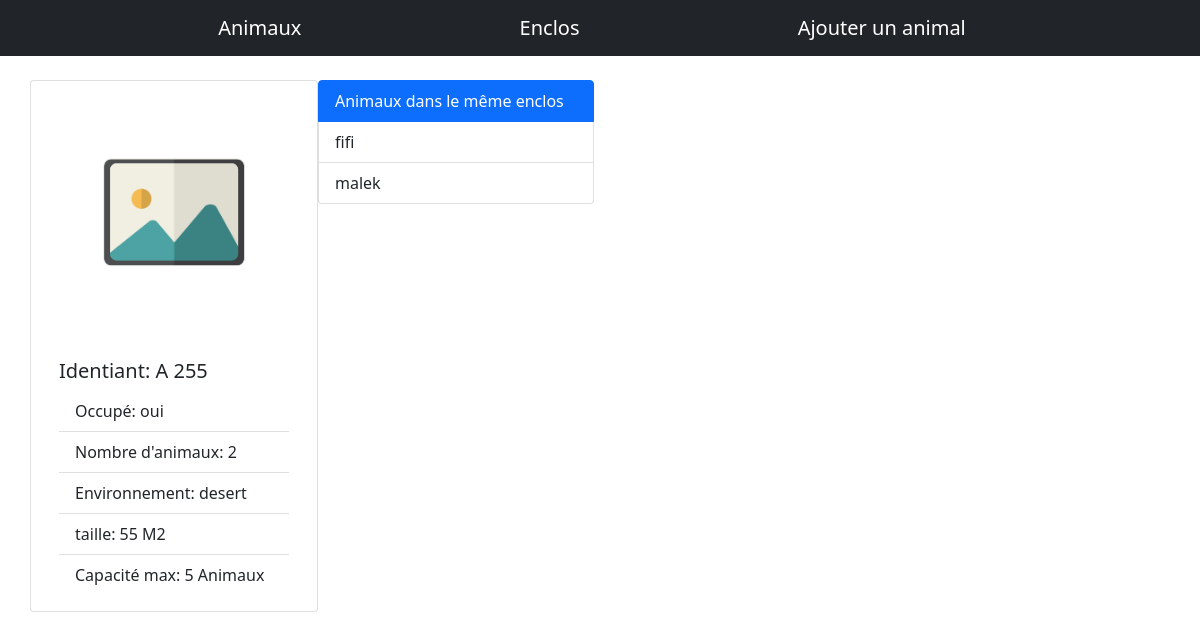
Screenshot of /enclo?id=1 with the database file from the repository.
### tables this page shows
CREATE TABLE IF NOT EXISTS `enclos` (
  `idEnclos` int(50) NOT NULL AUTO_INCREMENT,
  `nameEnclos` varchar(11) NOT NULL,
  `taille` int(11) NOT NULL,
  `vide` bit(1) NOT NULL,
  `capaciteMax` int(11) NOT NULL,
  `idZoo` varchar(50) NOT NULL,
  `IdEnvironnement` varchar(50) NOT NULL,
  PRIMARY KEY (`idEnclos`),
  KEY `idZoo` (`idZoo`),
  KEY `IdEnvironnement` (`IdEnvironnement`)
);

CREATE TABLE IF NOT EXISTS `environnement` (
  `IdEnvironnement` int(50) NOT NULL AUTO_INCREMENT,
  `name` varchar(50) NOT NULL,
  PRIMARY KEY (`IdEnvironnement`)
);

CREATE TABLE IF NOT EXISTS `animal` (
  `idAnimal` int(50) NOT NULL AUTO_INCREMENT,
  `name` varchar(50) DEFAULT NULL,
  `dateN` date DEFAULT NULL,
  `dateE` date DEFAULT NULL,
  `sexe` varchar(50) DEFAULT NULL,
  `parentM` varchar(50) DEFAULT NULL,
  `parentF` varchar(50) DEFAULT NULL,
  `photo` varchar(50) DEFAULT NULL,
  `traitement` varchar(50) DEFAULT NULL,
  `dateD` date DEFAULT NULL,
  `description` text DEFAULT NULL,
  `idZoo` varchar(50) DEFAULT NULL,
  `idEspece` varchar(50) DEFAULT NULL,
  `idEnclos` varchar(50) DEFAULT NULL,
  `idRegimeAlimentaire` varchar(50) DEFAULT NULL,
  PRIMARY KEY (`idAnimal`),
  KEY `idZoo` (`idZoo`),
  KEY `idEspece` (`idEspece`),
  KEY `idEnclos` (`idEnclos`),
  KEY `idRegimeAlimentaire` (`idRegimeAlimentaire`)
);

### Controllers/EncloController.php (called while the page is built, shortened)
<?php
final class EncloController
{
  public function single()
  {
    $bdd = new BDD();
    $bdd->connect();
    $pdo = $bdd->getPdo();
    $Enclo = new EncloModel($pdo);
    $resultEnclo = $Enclo->getOne($_GET['id']);
    $resultEncloA = $Enclo->getOtherA($_GET['id']);
    include "view/VueEnclo.php";
  }
}

### Classes/Entity.php (called while the page is built, shortened)
<?php
abstract class Entity
{
  public function __construct($pdo)
  {
    $this->pdo = $pdo;
  }
}

### Modeles/EncloModel.php (called while the page is built, shortened)
<?php
class EncloModel extends Entity
{
  public function getOne($id)
  {
    $req = $this->pdo->prepare("SELECT e.*, COUNT(DISTINCT(a.idAnimal)) as Nombre, en.*, a.name as Nom  FROM enclos e, environnement en, animal a WHERE e.idEnclos= a.idEnclos
    AND e.IdEnvironnement = en.IdEnvironnement
    AND e.idEnclos=:id");
    $req->bindparam(':id', $id);
    $req->execute();
    $req->setFetchMode(PDO::FETCH_CLASS, Enclo::class);
    $result = $req->fetch();
    return $result;
  }
  public function getOtherA($id)
  {
    $req = $this->pdo->prepare("SELECT a.name as Nom  FROM enclos e, animal a WHERE e.idEnclos= a.idEnclos
    AND e.idEnclos=:id");
    $req->bindparam(':id', $id);
    $req->execute();
    $req->setFetchMode(PDO::FETCH_CLASS, Enclo::class);
    $result = $req->fetchAll();
    return $result;
  }
}

### view/VueEnclo.php (the view, shortened to what this page needs)
<head>
  <link href="https://cdn.jsdelivr.net/npm/bootstrap@5.0.0-beta3/dist/css/bootstrap.min.css" rel="stylesheet">
</head>
<body>
  <nav class="navbar navbar-dark bg-dark">
    <a class="navbar-brand" href="/">Animaux</a>
    <a class="navbar-brand" href="/enclos">Enclos</a>
    <a class="navbar-brand" href="/addanimal">Ajouter un animal</a>
  </nav>
  <div class="container mt-4  ">
    <div class="row d-flex ">
      <div class="card" style="width: 18rem;">
        <img class="card-img-top" src="./img/1.jpg" alt="Card image cap">
        <div class="card-body">
          <h5 class="card-title">Identiant: <?= $resultEnclo->nameEnclos ?> </h5>
          <ul class="list-group list-group-flush">
            <li class="list-group-item">Occupé: <?= $resultEnclo->vide == 1 ? 'oui' : 'non';  ?></li>
            <li class="list-group-item">Nombre d'animaux: <?= $resultEnclo->Nombre ?></li>
            <li class="list-group-item">Environnement: <?= $resultEnclo->name ?></li>
            <li class="list-group-item">taille: <?= $resultEnclo->taille ?> M2</li>
            <li class="list-group-item">Capacité max: <?= $resultEnclo->capaciteMax ?> Animaux</li>
          </ul>
        </div>
      </div>
      <ul class="list-group" style="width: 18rem;">
        <li class="list-group-item active">Animaux dans le même enclos </li>
        <?php
        foreach ($resultEncloA as $resultEnclo) {
        ?>
          <li class="list-group-item"> <?= $resultEnclo->Nom ?> </li>
        <?php } ?>
      </ul>
    </div>
  </div>
</body>
</html>

### rows the page displays
enclos: nameEnclos "A 255", IdEnvironnement.name "desert", taille "55", capaciteMax "5"
animal: name "fifi"
animal: name "malek"

### other values shown
$resultEnclo->Nombre "2"
